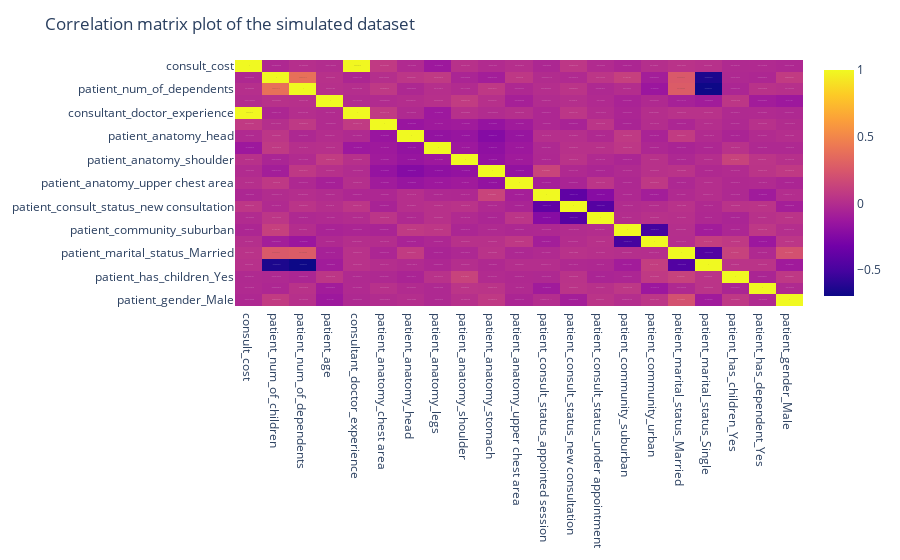

Source (notebook cell):
### Markdown cell above
#### correlation

### Code cell
corr = simulated_dataframe.corr()
fig = px.imshow(corr, text_auto=True, aspect="auto")

# Title
fig.update_layout(title_text="Correlation matrix plot of the simulated dataset")

fig.show()

### Figure 1 — Plotly figure (JSON) as saved in the notebook; plotly's stock layout.template omitted (floating-point values rounded to 4 significant figures; data arrays with more than 128 entries replaced by an {"elided": "..."} marker saying what was removed)
{"data": [{"coloraxis": "coloraxis", "hovertemplate": "x: %{x}<br>y: %{y}<br>color: %{z}<extra></extra>", "name": "0", "texttemplate": "%{z}", "type": "heatmap", "x": ["consult_cost", "patient_num_of_children", "patient_num_of_dependents", "patient_age", "consultant_doctor_experience", "patient_anatomy_chest area", "patient_anatomy_head", "patient_anatomy_legs", "patient_anatomy_shoulder", "patient_anatomy_stomach", "patient_anatomy_upper chest area", "patient_consult_status_appointed session", "patient_consult_status_new consultation", "patient_consult_status_under appointment", "patient_community_suburban", "patient_community_urban", "patient_marital_status_Married", "patient_marital_status_Single", "patient_has_children_Yes", "patient_has_dependent_Yes", "patient_gender_Male"], "xaxis": "x", "y": ["consult_cost", "patient_num_of_children", "patient_num_of_dependents", "patient_age", "consultant_doctor_experience", "patient_anatomy_chest area", "patient_anatomy_head", "patient_anatomy_legs", "patient_anatomy_shoulder", "patient_anatomy_stomach", "patient_anatomy_upper chest area", "patient_consult_status_appointed session", "patient_consult_status_new consultation", "patient_consult_status_under appointment", "patient_community_suburban", "patient_community_urban", "patient_marital_status_Married", "patient_marital_status_Single", "patient_has_children_Yes", "patient_has_dependent_Yes", "patient_gender_Male"], "yaxis": "y", "z": {"elided": "21x21 float values"}}], "layout": {"coloraxis": {"colorscale": [[0, "#0d0887"], [0.1111, "#46039f"], [0.2222, "#7201a8"], [0.3333, "#9c179e"], [0.4444, "#bd3786"], [0.5556, "#d8576b"], [0.6667, "#ed7953"], [0.7778, "#fb9f3a"], [0.8889, "#fdca26"], [1, "#f0f921"]]}, "margin": {"t": 60}, "title": {"text": "Correlation matrix plot of the simulated dataset"}, "xaxis": {"anchor": "y", "domain": [0, 1]}, "yaxis": {"anchor": "x", "autorange": "reversed", "domain": [0, 1]}}}
